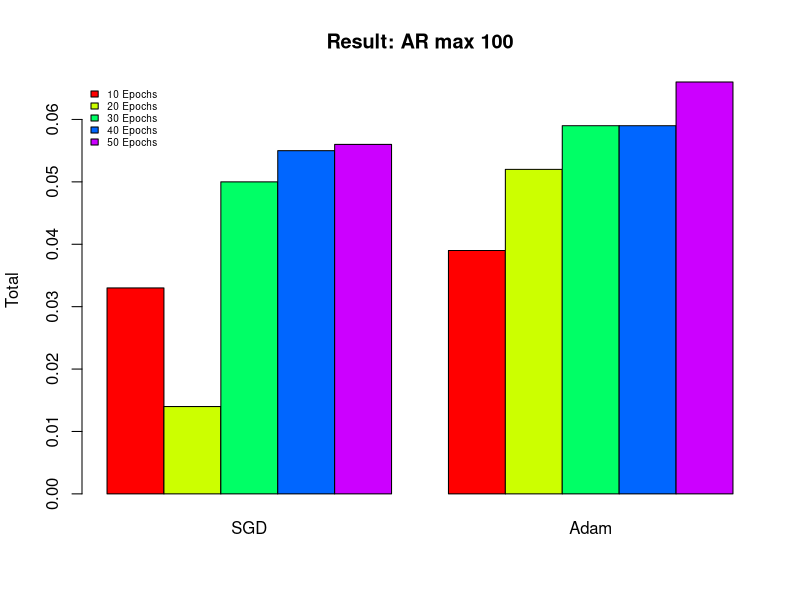

Here is the R script that generated this plot:
# Read values from tab-delimited autos.dat 
autos_data <- read.csv("result_AR100.csv")

# Graph autos with adjacent bars using rainbow colors
plot<-barplot(as.matrix(autos_data), main="Result: AR max 100", ylab= "Total",
        beside=TRUE, col=rainbow(5))

# Place the legend at the top-left corner with no frame  
# using rainbow colors
legend("topleft", c("10 Epochs","20 Epochs", "30 Epochs", "40 Epochs", "50 Epochs"), cex=0.6, 
       bty="n", fill=rainbow(5));
#text(plot, 0, autos_data,cex=0.3,pos=3) 
